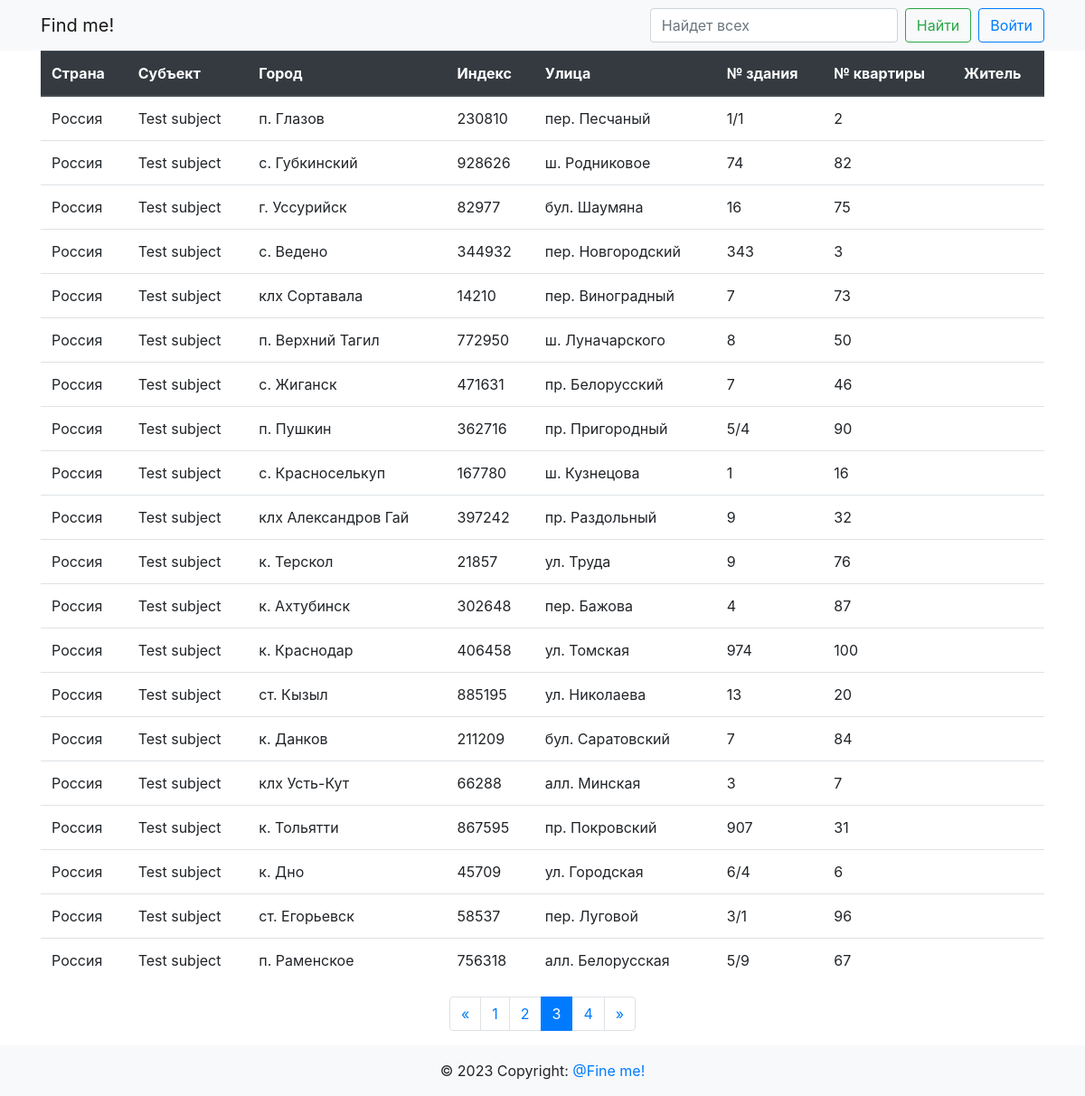
/?page=3, run on the app's committed database.
### app/main/models.py (models this page shows)
class Adress(db.Model):
    id = db.Column(db.Integer, primary_key=True)
    country = db.Column(db.String(64), nullable=False)
    subject = db.Column(db.String(64), nullable=False)
    city = db.Column(db.String(64), nullable=False)
    index = db.Column(db.Integer, nullable=False)
    street = db.Column(db.String(64), nullable=False)
    number_building = db.Column(db.Integer, nullable=False)
    number_flat = db.Column(db.Integer, nullable=False)
    residents = db.relationship(
        "Resident",
        secondary=adressobject_resident,
        backref=db.backref("addresses", lazy="dynamic"),
    )

### app/main/routes.py (the view)
@bp.route("/")
def index():
    page = request.args.get("page", 1, type=int)
    per_page = 20
    q = request.args.get("search", "")
    data = (
        Adress.query.join(Resident, Resident.id == Adress.id)
        .filter(
            or_(
                Adress.country.like(f"%{q}%"),
                Adress.subject.like(f"%{q}%"),
                Adress.city.like(f"%{q}%"),
                Adress.index.like(f"%{q}%"),
                Adress.street.like(f"%{q}%"),
                Adress.number_building.like(f"%{q}%"),
                Adress.number_flat.like(f"%{q}%"),
                Resident.second_name.like(f"%{q}%"),
                Resident.first_name.like(f"%{q}%"),
                Resident.middle_name.like(f"%{q}%"),
            )
        )
        .paginate(page=page, per_page=per_page, error_out=False)
    )
    pages = data.iter_pages(
        left_edge=2, left_current=2, right_current=5, right_edge=2
    )
    return render_template(
        "main/index.html", title="index", data=data, pages=pages
    )

### app/templates/main/index.html (shortened to what this page needs)
{% extends 'base.html' %}
{% block content %}
    <div class="container">
        <table class="table">
            <thead class="thead-dark">
                <tr>
                    <th scope="col">Страна</th>
                    <th scope="col">Субъект</th>
                    <th scope="col">Город</th>
                    <th scope="col">Индекс</th>
                    <th scope="col">Улица</th>
                    <th scope="col">№ здания</th>
                    <th scope="col">№ квартиры</th>
                    <th scope="col">Житель</th>
                </tr>
            </thead>
            <tbody>
                {% for obj in data %}
                    <tr>
                        <td>{{ obj.country }}</td>
                        <td>{{ obj.subject }}</td>
                        <td>{{ obj.city }}</td>
                        <td>{{ obj.index }}</td>
                        <td>{{ obj.street }}</td>
                        <td>{{ obj.number_building }}</td>
                        <td>{{ obj.number_flat }}</td>
                        <td>
                        </td>
                    </tr>
                {% endfor %}
            </tbody>
        </table>
    </div>
    {% if data.pages > 1 %}
        <nav>
            <ul class="pagination justify-content-center">
                {% if data.has_prev %}
                    <li class="page-item">
                        <a href="{{ url_for('main.index', page=data.prev_num) }}"
                           class="page-link">&laquo;</a>
                    </li>
                {% else %}
                    <li class="page-item disabled">
                        <span class="page-link">&laquo;</span>
                    </li>
                {% endif %}
                {% for num in pages %}
                    {% if num %}
                        {% if data.page == num %}
                            <li class="page-item active" aria-current="page">
                                <span class="page-link">{{ num }} <span class="sr-only">(current)</span></span>
                            </li>
                        {% else %}
                            <li class="page-item">
                                <a href="{{ url_for('main.index', page=num) }}" class="page-link">{{ num }}</a>
                            </li>
                        {% endif %}
                    {% elif num is none %}
                        <li class="page-item disabled">
                            <span class="page-link dots">...</span>
                        </li>
                    {% endif %}
                {% endfor %}
                {% if data.has_next %}
                    <li class="page-item">
                        <a href="{{ url_for('main.index', page=data.next_num) }}"
                           class="page-link">&raquo;</a>
                    </li>
                {% else %}
                    <li class="page-item disabled">
                        <span class="page-link">&raquo;</span>
                    </li>
                {% endif %}
            </ul>
        </nav>
    {% endif %}
{% endblock %}

### data on the page
Adress: country "Россия", subject "Test subject", city "п. Глазов", index "230810", street "пер. Песчаный", number_building "1/1", number_flat "2"
Adress: country "Россия", subject "Test subject", city "с. Губкинский", index "928626", street "ш. Родниковое", number_building "74", number_flat "82"
Adress: country "Россия", subject "Test subject", city "г. Уссурийск", index "82977", street "бул. Шаумяна", number_building "16", number_flat "75"
Adress: country "Россия", subject "Test subject", city "с. Ведено", index "344932", street "пер. Новгородский", number_building "343", number_flat "3"
Adress: country "Россия", subject "Test subject", city "клх Сортавала", index "14210", street "пер. Виноградный", number_building "7", number_flat "73"
Adress: country "Россия", subject "Test subject", city "п. Верхний Тагил", index "772950", street "ш. Луначарского", number_building "8", number_flat "50"
Adress: country "Россия", subject "Test subject", city "с. Жиганск", index "471631", street "пр. Белорусский", number_building "7", number_flat "46"
Adress: country "Россия", subject "Test subject", city "п. Пушкин", index "362716", street "пр. Пригородный", number_building "5/4", number_flat "90"
Adress: country "Россия", subject "Test subject", city "с. Красноселькуп", index "167780", street "ш. Кузнецова", number_building "1", number_flat "16"
Adress: country "Россия", subject "Test subject", city "клх Александров Гай", index "397242", street "пр. Раздольный", number_building "9", number_flat "32"
Adress: country "Россия", subject "Test subject", city "к. Терскол", index "21857", street "ул. Труда", number_building "9", number_flat "76"
Adress: country "Россия", subject "Test subject", city "к. Ахтубинск", index "302648", street "пер. Бажова", number_building "4", number_flat "87"
Adress: country "Россия", subject "Test subject", city "к. Краснодар", index "406458", street "ул. Томская", number_building "974", number_flat "100"
Adress: country "Россия", subject "Test subject", city "ст. Кызыл", index "885195", street "ул. Николаева", number_building "13", number_flat "20"
Adress: country "Россия", subject "Test subject", city "к. Данков", index "211209", street "бул. Саратовский", number_building "7", number_flat "84"
Adress: country "Россия", subject "Test subject", city "клх Усть-Кут", index "66288", street "алл. Минская", number_building "3", number_flat "7"
Adress: country "Россия", subject "Test subject", city "к. Тольятти", index "867595", street "пр. Покровский", number_building "907", number_flat "31"
Adress: country "Россия", subject "Test subject", city "к. Дно", index "45709", street "ул. Городская", number_building "6/4", number_flat "6"
Adress: country "Россия", subject "Test subject", city "ст. Егорьевск", index "58537", street "пер. Луговой", number_building "3/1", number_flat "96"
Adress: country "Россия", subject "Test subject", city "п. Раменское", index "756318", street "алл. Белорусская", number_building "5/9", number_flat "67"

### other printed values
{{ num }} "1" "2" "4"
{{ num }} "3"
